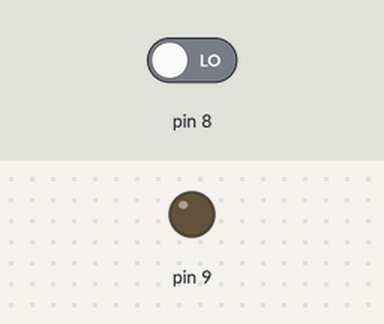
A sketch run on a simulated Arduino Uno, built with avr-gcc and run on an emulated ATmega328P. Shown: output pins drawn as LEDs (lit = HIGH). The test bench sets the inputs (shaded band); at power-on: pin 8 LOW. What the sketch prints to the serial monitor is not drawn.

Above: at 1.2 s.
1.3 s: pin 8 driven HIGH
At 1.9 s:
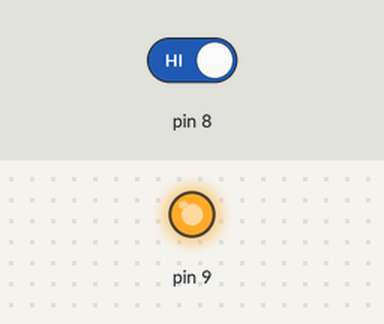
2.8 s: pin 8 driven LOW
At 3.1 s:
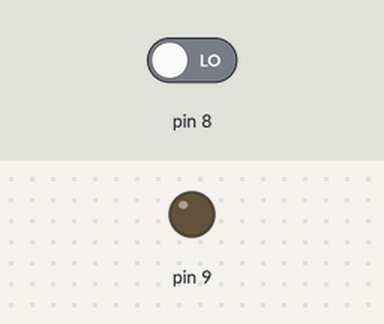
Timing chart, 0 to 5.8 s (numbered marks = the images above; inputs shaded):
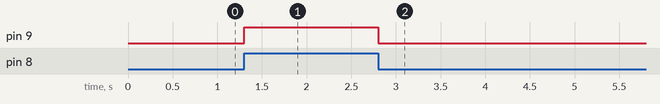

Measured:
- after the input at 1.3 s, pin 9: LOW → HIGH at once
- after the input at 2.8 s, pin 9: HIGH → LOW at once

The sketch:

pullup_pulldown.ino
```cpp
void setup() {
  // put your setup code here, to run once:
  Serial.begin(9600);
  // pinMode(8, INPUT_PULLUP);
  pinMode(8, INPUT);
  pinMode(9, OUTPUT);
}

void loop() {
  // put your main code here, to run repeatedly:
  int light = digitalRead(8);
  digitalWrite(9, light);
  Serial.println(light);
}

// 회로도: https://eteo.tistory.com/67
```
